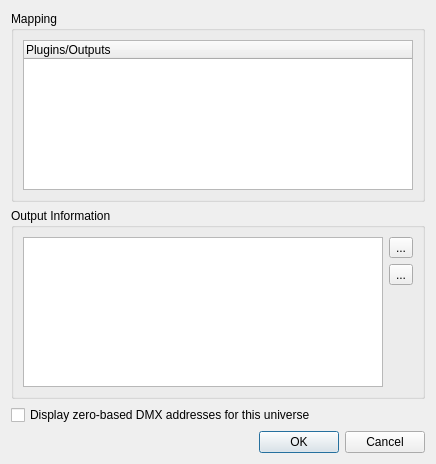
<?xml version="1.0" encoding="UTF-8"?>
<ui version="4.0">
 <class>OutputPatchEditor</class>
 <widget class="QDialog" name="OutputPatchEditor">
  <property name="geometry">
   <rect>
    <x>0</x>
    <y>0</y>
    <width>436</width>
    <height>464</height>
   </rect>
  </property>
  <property name="windowTitle">
   <string>Output patch editor</string>
  </property>
  <layout class="QVBoxLayout" name="verticalLayout_2">
   <item>
    <widget class="QGroupBox" name="m_mappingGroup">
     <property name="sizePolicy">
      <sizepolicy hsizetype="Preferred" vsizetype="Expanding">
       <horstretch>0</horstretch>
       <verstretch>0</verstretch>
      </sizepolicy>
     </property>
     <property name="title">
      <string>Mapping</string>
     </property>
     <layout class="QVBoxLayout" name="verticalLayout">
      <item>
       <widget class="QTreeWidget" name="m_tree">
        <property name="sizePolicy">
         <sizepolicy hsizetype="Expanding" vsizetype="Expanding">
          <horstretch>0</horstretch>
          <verstretch>0</verstretch>
         </sizepolicy>
        </property>
        <property name="allColumnsShowFocus">
         <bool>true</bool>
        </property>
        <column>
         <property name="text">
          <string>Plugins/Outputs</string>
         </property>
        </column>
       </widget>
      </item>
     </layout>
    </widget>
   </item>
   <item>
    <widget class="QGroupBox" name="m_infoGroup">
     <property name="sizePolicy">
      <sizepolicy hsizetype="Preferred" vsizetype="Expanding">
       <horstretch>0</horstretch>
       <verstretch>0</verstretch>
      </sizepolicy>
     </property>
     <property name="title">
      <string>Output Information</string>
     </property>
     <layout class="QGridLayout" name="gridLayout">
      <item row="0" column="0" rowspan="3">
       <widget class="QTextBrowser" name="m_infoBrowser">
        <property name="toolTip">
         <string>Information related to the currently selected plugin or output</string>
        </property>
        <property name="openLinks">
         <bool>false</bool>
        </property>
       </widget>
      </item>
      <item row="0" column="1">
       <widget class="QToolButton" name="m_configureButton">
        <property name="toolTip">
         <string>Configure the selected plugin/output</string>
        </property>
        <property name="text">
         <string notr="true">...</string>
        </property>
        <property name="icon">
         <iconset resource="main.qrc">
          <normaloff>:/configure.png</normaloff>:/configure.png</iconset>
        </property>
        <property name="iconSize">
         <size>
          <width>26</width>
          <height>26</height>
         </size>
        </property>
       </widget>
      </item>
      <item row="2" column="1">
       <spacer name="verticalSpacer">
        <property name="orientation">
         <enum>Qt::Vertical</enum>
        </property>
        <property name="sizeType">
         <enum>QSizePolicy::Expanding</enum>
        </property>
        <property name="sizeHint" stdset="0">
         <size>
          <width>20</width>
          <height>40</height>
         </size>
        </property>
       </spacer>
      </item>
      <item row="1" column="1">
       <widget class="QToolButton" name="m_reconnectButton">
        <property name="toolTip">
         <string>Attempt to re-connect the current plugin</string>
        </property>
        <property name="text">
         <string notr="true">...</string>
        </property>
        <property name="icon">
         <iconset resource="main.qrc">
          <normaloff>:/detach.png</normaloff>:/detach.png</iconset>
        </property>
        <property name="iconSize">
         <size>
          <width>26</width>
          <height>26</height>
         </size>
        </property>
       </widget>
      </item>
     </layout>
    </widget>
   </item>
   <item>
    <widget class="QCheckBox" name="m_zeroBasedDMXCheckBox">
     <property name="toolTip">
      <string>Display 0-511 (instead of 1-512) as the DMX address space for this universe</string>
     </property>
     <property name="text">
      <string>Display zero-based DMX addresses for this universe</string>
     </property>
    </widget>
   </item>
   <item>
    <widget class="QDialogButtonBox" name="m_buttonBox">
     <property name="orientation">
      <enum>Qt::Horizontal</enum>
     </property>
     <property name="standardButtons">
      <set>QDialogButtonBox::Cancel|QDialogButtonBox::Ok</set>
     </property>
    </widget>
   </item>
  </layout>
 </widget>
 <resources>
  <include location="main.qrc"/>
 </resources>
 <connections>
  <connection>
   <sender>m_buttonBox</sender>
   <signal>accepted()</signal>
   <receiver>OutputPatchEditor</receiver>
   <slot>accept()</slot>
   <hints>
    <hint type="sourcelabel">
     <x>266</x>
     <y>454</y>
    </hint>
    <hint type="destinationlabel">
     <x>157</x>
     <y>274</y>
    </hint>
   </hints>
  </connection>
  <connection>
   <sender>m_buttonBox</sender>
   <signal>rejected()</signal>
   <receiver>OutputPatchEditor</receiver>
   <slot>reject()</slot>
   <hints>
    <hint type="sourcelabel">
     <x>334</x>
     <y>454</y>
    </hint>
    <hint type="destinationlabel">
     <x>286</x>
     <y>274</y>
    </hint>
   </hints>
  </connection>
 </connections>
</ui>
